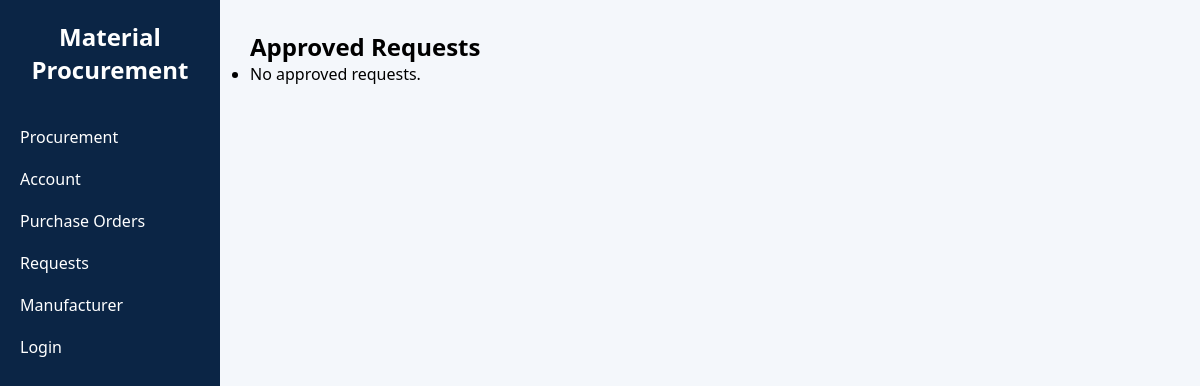
Page /requests/approved/ (signed in) on the earlier database version.
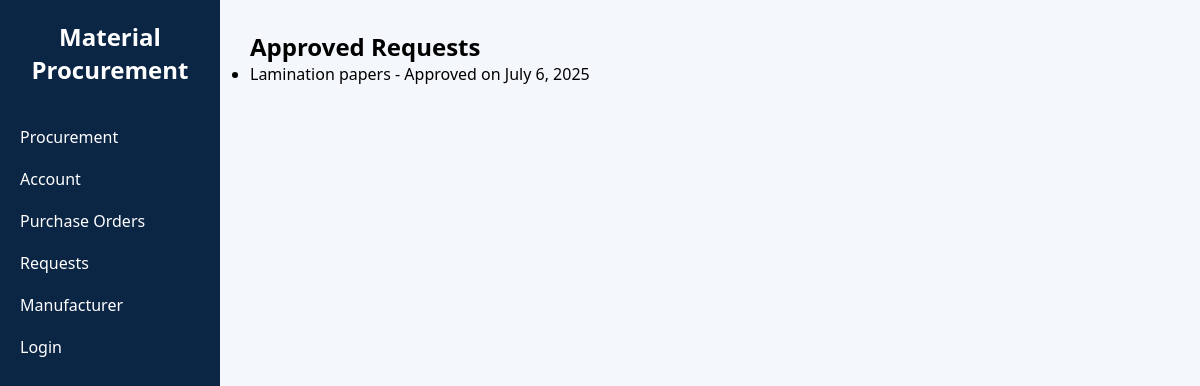
Same page on the later database version.
### procurement/models.py (models this page shows, shortened)
class Request(models.Model):
    REQUEST_STATUS = [
        ('pending', 'Pending'),
        ('approved', 'Approved'),
        ('rejected', 'Rejected'),
    ]
    item_name = models.CharField(max_length=100)
    quantity = models.PositiveIntegerField()
    requester = models.ForeignKey(User, on_delete=models.CASCADE)
    status = models.CharField(max_length=10, choices=REQUEST_STATUS, default='pending')
    date_requested = models.DateField(auto_now_add=True)
    class Meta:
        verbose_name = "Material Request"
        verbose_name_plural = "Material Requests"

### procurement/views.py (the view)
# urls.py: path('requests/approved/', approved_requests, name='approved_requests'),
@login_required
def approved_requests(request):
    data = Request.objects.filter(status='approved')
    return render(request, 'approved_requests.html', {'data': data})

### procurement/templates/approved_requests.html (shortened to what this page needs)
{% extends 'base.html' %}
{% block content %}
  <h2>Approved Requests</h2>
  <ul>
    {% for req in data %}
      <li>{{ req.item_name }} - Approved on {{ req.date_requested }}</li>
    {% empty %}
      <li>No approved requests.</li>
    {% endfor %}
  </ul>
{% endblock %}

Differences in the rows shown:
added Request: item_name "Lamination papers", date_requested "July 6, 2025"
Other differences:
text no longer shown: "No approved requests."
